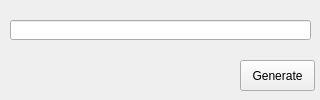
<?xml version="1.0" encoding="UTF-8"?>
<ui version="4.0">
 <class>Form</class>
 <widget class="QWidget" name="Form">
  <property name="geometry">
   <rect>
    <x>0</x>
    <y>0</y>
    <width>320</width>
    <height>100</height>
   </rect>
  </property>
  <property name="minimumSize">
   <size>
    <width>320</width>
    <height>100</height>
   </size>
  </property>
  <property name="maximumSize">
   <size>
    <width>320</width>
    <height>100</height>
   </size>
  </property>
  <property name="windowTitle">
   <string>TTS App</string>
  </property>
  <widget class="QPushButton" name="btnQrGen">
   <property name="geometry">
    <rect>
     <x>240</x>
     <y>60</y>
     <width>75</width>
     <height>31</height>
    </rect>
   </property>
   <property name="sizePolicy">
    <sizepolicy hsizetype="Fixed" vsizetype="Fixed">
     <horstretch>0</horstretch>
     <verstretch>0</verstretch>
    </sizepolicy>
   </property>
   <property name="text">
    <string>Generate</string>
   </property>
  </widget>
  <widget class="QLineEdit" name="txtQrData">
   <property name="geometry">
    <rect>
     <x>10</x>
     <y>20</y>
     <width>301</width>
     <height>20</height>
    </rect>
   </property>
  </widget>
 </widget>
 <resources/>
 <connections/>
</ui>
